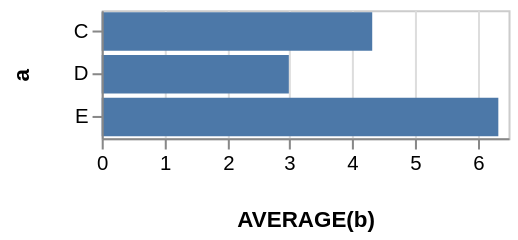

Here is the Vega-Lite specification saved for this chart:
### Vega specification from a JSON file in a GitHub repository (floating-point values rounded to 4 significant figures)
{"$schema": "https://vega.github.io/schema/vega/v3.0.json", "autosize": "pad", "padding": 5, "encode": {"update": {"stroke": {"value": "#ccc"}, "fill": {"value": "transparent"}}}, "data": [{"name": "source_0", "values": [{"a": "C", "b": 2}, {"a": "C", "b": 7}, {"a": "C", "b": 4}, {"a": "D", "b": 1}, {"a": "D", "b": 2}, {"a": "D", "b": 6}, {"a": "E", "b": 8}, {"a": "E", "b": 4}, {"a": "E", "b": 7}]}, {"name": "data_0", "source": "source_0", "transform": [{"type": "formula", "expr": "toNumber(datum[\"b\"])", "as": "b"}, {"type": "aggregate", "groupby": ["a"], "ops": ["average"], "fields": ["b"], "as": ["average_b"]}]}], "signals": [{"name": "width", "update": "200"}, {"name": "y_step", "value": 21}, {"name": "height", "update": "bandspace(domain('y').length, 0.1, 0.05) * y_step"}], "marks": [{"name": "marks", "type": "rect", "role": "bar", "from": {"data": "data_0"}, "encode": {"update": {"x": {"scale": "x", "field": "average_b"}, "x2": {"scale": "x", "value": 0}, "y": {"scale": "y", "field": "a"}, "height": {"scale": "y", "band": true}, "fill": {"value": "#4c78a8"}}}}], "scales": [{"name": "x", "type": "linear", "domain": {"data": "data_0", "field": "average_b"}, "range": [0, {"signal": "width"}], "round": true, "nice": true, "zero": true}, {"name": "y", "type": "band", "domain": {"data": "data_0", "field": "a", "sort": true}, "range": {"step": {"signal": "y_step"}}, "round": true, "paddingInner": 0.1, "paddingOuter": 0.05}], "axes": [{"scale": "x", "labelOverlap": true, "orient": "bottom", "tickCount": {"signal": "ceil(width/40)"}, "title": "AVERAGE(b)", "zindex": 1}, {"scale": "x", "domain": false, "grid": true, "labels": false, "maxExtent": 0, "minExtent": 0, "orient": "bottom", "tickCount": {"signal": "ceil(width/40)"}, "ticks": false, "zindex": 0, "gridScale": "y"}, {"scale": "y", "orient": "left", "title": "a", "zindex": 1}], "config": {"axis": {"minExtent": 30}}}
